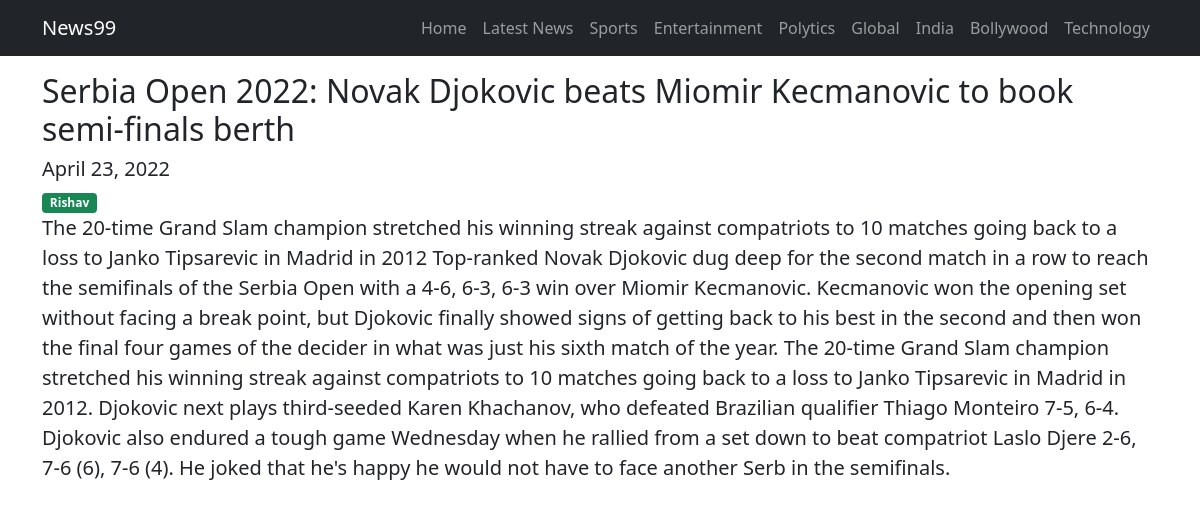
Screenshot of /serbia-open-2022-novak-djokovic-beats-miomir-kecmanovic-to-book-semi-finals-berth/ with the database file from the repository.
### article/models.py (models this page shows, shortened)
class Category(models.Model):
    name = models.CharField(max_length=100)
    slug = models.SlugField(max_length=100)
    status = models.BooleanField(default=True)

class News(models.Model):
    title = models.CharField(max_length=200)
    description = models.TextField()
    category = models.ForeignKey('Category', default=1, on_delete=models.CASCADE, blank=True)
    doc = models.DateField(auto_now_add=True)
    slug = models.SlugField(max_length=100)
    status = models.BooleanField(default=True)
    author = models.CharField(max_length=100)

### article/views.py (the view)
# urls.py: path("<str:slug>/", NewsView.as_view(), name="news"),
class NewsView(View):
    def get(self, request, slug):
        return render(request, "news.html", {
            'news': News.objects.get(slug=slug, status=True),
            'nav_cats': Category.objects.filter(status=True)[0:7],
        })

### article/templates/news.html
{% extends "base.html" %}
{% block content %}
<div class="col-lg-12">
    <h2>{{news.title}}</h2>
    <h5>{{news.doc}}</h5>
    <span class="badge rounded-pills bg-success">{{news.author}}</span>
    <p class="lead">{{news.description}}</p>
</div>
{% endblock content %}

### article/templates/base.html (shortened to what this page needs)
<!DOCTYPE html>
<html lang="en">
<head>
    <link href="https://cdn.jsdelivr.net/npm/bootstrap@5.1.3/dist/css/bootstrap.min.css" rel="stylesheet">
</head>
<body>
    <nav class="navbar sticky-top navbar-expand-lg bg-dark navbar-dark">
        <div class="container">
            <a href="{% url 'homepage'%}" class="navbar-brand">News99</a>
            <ul class="navbar-nav">
                <li class="nav-item">
                    <a href="{% url 'homepage'%}" class="nav-link">Home</a>
                </li>
                <li class="nav-item">
                    <a href="" class="nav-link">Latest News</a>
                </li>
                {% for nav_cat in nav_cats %}
                <li class="nav-item">
                    <a href="{% url 'category' nav_cat.slug %}" class="nav-link">{{nav_cat.name}}</a>
                </li>
                {% endfor %}
            </ul>
        </div>
    </nav>
    <div class="container">
        <div class="row my-3">
            {% block content %}{% endblock content %}
        </div>
    </div>
</body>
</html>

### rows the page displays
Category: name "Sports"
Category: name "Entertainment"
Category: name "Polytics"
Category: name "Global"
Category: name "India"
Category: name "Bollywood"
Category: name "Technology"
News: title "Serbia Open 2022: Novak Djokovic beats Miomir Kecmanovic to book semi-finals berth", doc "April 23, 2022", author "Rishav", description "The 20-time Grand Slam champion stretched his winning streak against compatriots to 10 matches going back to a loss to Janko Tipsarevic in Madrid in 2012 Top-ranked Novak Djokovic dug deep for the second match in a row to reach the semifinals of the Serbia Open with a 4-6, 6-3, 6-3 win over Miomir Kecmanovic. Kecmanovic won the opening set without facing a break point, but Djokovic finally showed signs of getting back to his best in the second and then won the final four games of the decider in what was just his sixth match of the year. The 20-time Grand Slam champion stretched his winning streak against compatriots to 10 matches going back to a loss to Janko Tipsarevic in Madrid in 2012.…"
